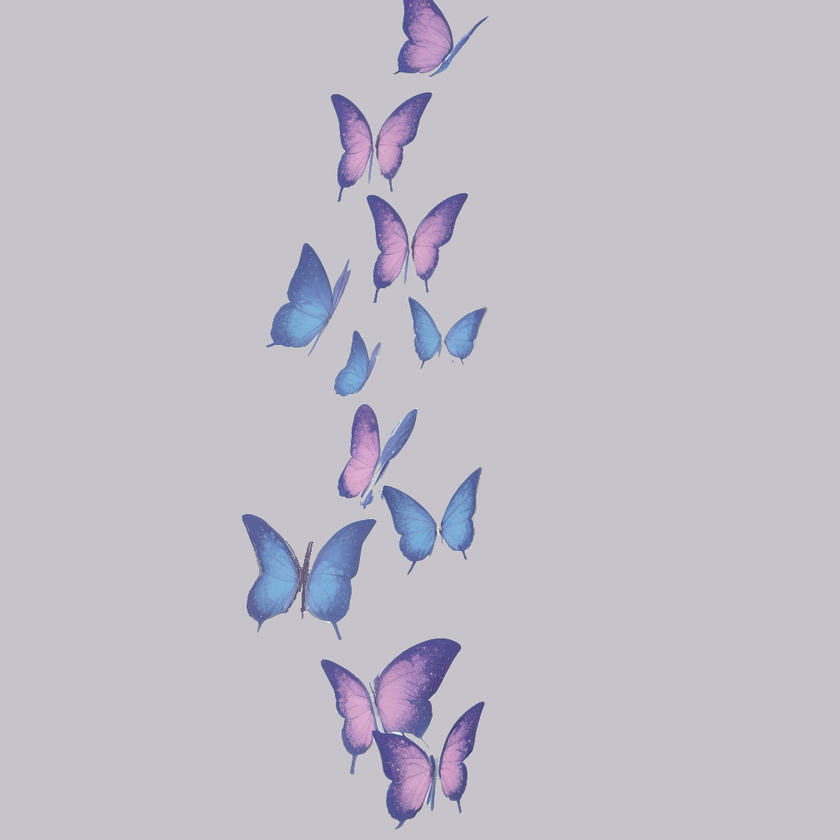
#> input picture butterflychallenge_testimg.png, 840 x 840 px, shrunk from 1008 x 1008 before the run
$ python -i z_experiment_applyroundedcorners_edgeblending.py   (imports and definitions only)
#> lines starting #> are read from the running program, lines starting #| are printed output that depends on the picture; after the words box and inside, x2 and y2 are one past the last pixel; in counts of white or black regions, pixels touching at a corner belong together
#> further down, picture is the input picture: PIL image 840x840 RGBA; mean R, G, B, A 192.8, 190.8, 200, 255
from PIL import ImageDraw

# Retry with the missing import added
def apply_rounded_corners_with_blending(image, corner_radius_ratio=0.15):
    """
    Apply rounded corners and strong blending at the edges to smoothly transition
    the image into the underlying canvas.

    :param image: PIL Image to process.
    :param corner_radius_ratio: Ratio of the image size used to determine the corner rounding.
    :return: Processed PIL Image with rounded corners and blended edges.
    """
#> called with corner_radius_ratio = 0.15
    image = image.convert("RGBA")  # Preserve full color with alpha channel
    width, height = image.size
#> width = 840; height = 840

    # Create a mask for rounded corners and edge blending
    mask = Image.new("L", (width, height), 255)
#> mask: PIL image 840x840 L; every value is 255
    corner_radius = int(min(width, height) * corner_radius_ratio)
#> corner_radius = 126

    # Generate rounded corner effect using an ellipse mask
    corner = Image.new("L", (corner_radius * 2, corner_radius * 2), 0)
#> corner: PIL image 252x252 L; every value is 0
    draw = ImageDraw.Draw(corner)
    draw.ellipse((0, 0, corner_radius * 2, corner_radius * 2), fill=255)

    # Apply corners to mask
    mask.paste(corner.crop((0, 0, corner_radius, corner_radius)), (0, 0))
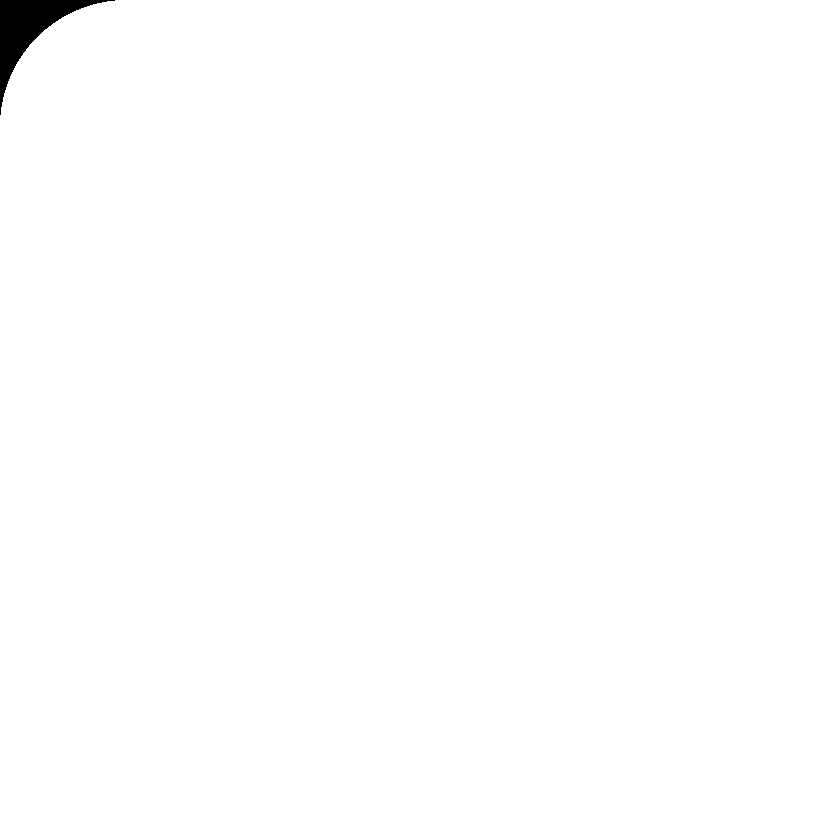
#> mask: PIL image 840x840 L; 99.5% white; 1 black region, box (x1, y1, x2, y2) and area: (0, 0, 115, 115) 3447
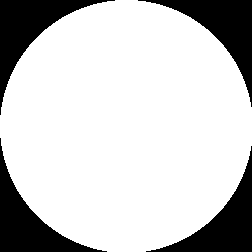
#> corner: PIL image 252x252 L; 79% white; 4 black regions, box (x1, y1, x2, y2) and area: (0, 0, 115, 115) 3447, (138, 0, 252, 107) 3332, (0, 138, 107, 252) 3332, (146, 146, 252, 252) 3218
    mask.paste(corner.crop((corner_radius, 0, corner_radius * 2, corner_radius)), (width - corner_radius, 0))
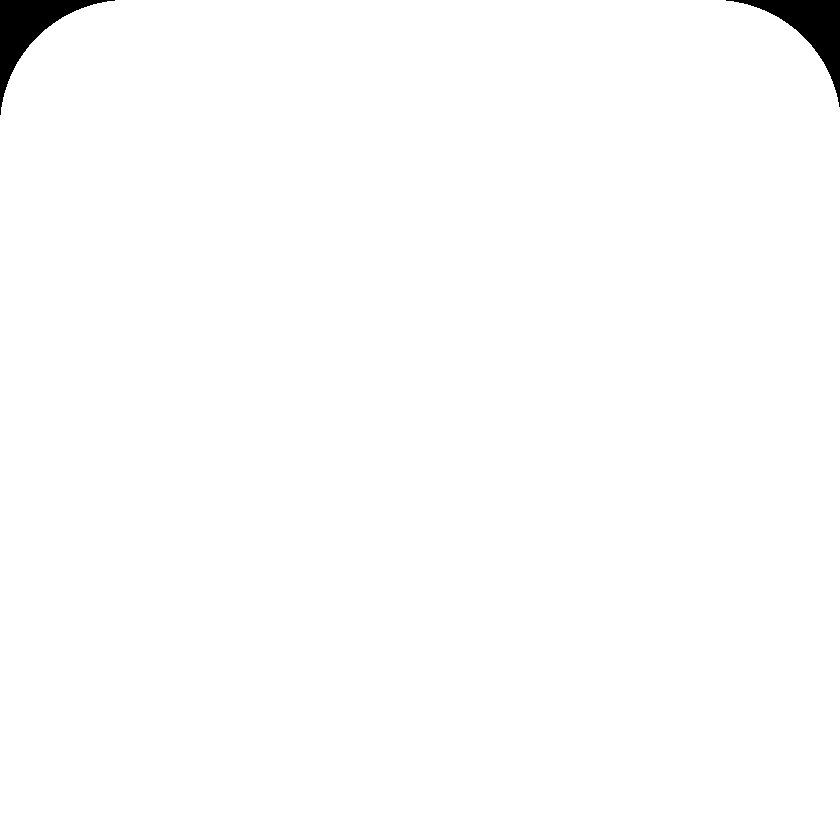
#> mask: PIL image 840x840 L; 99% white; 2 black regions, box (x1, y1, x2, y2) and area: (0, 0, 115, 115) 3447, (726, 0, 840, 107) 3332
    mask.paste(corner.crop((0, corner_radius, corner_radius, corner_radius * 2)), (0, height - corner_radius))
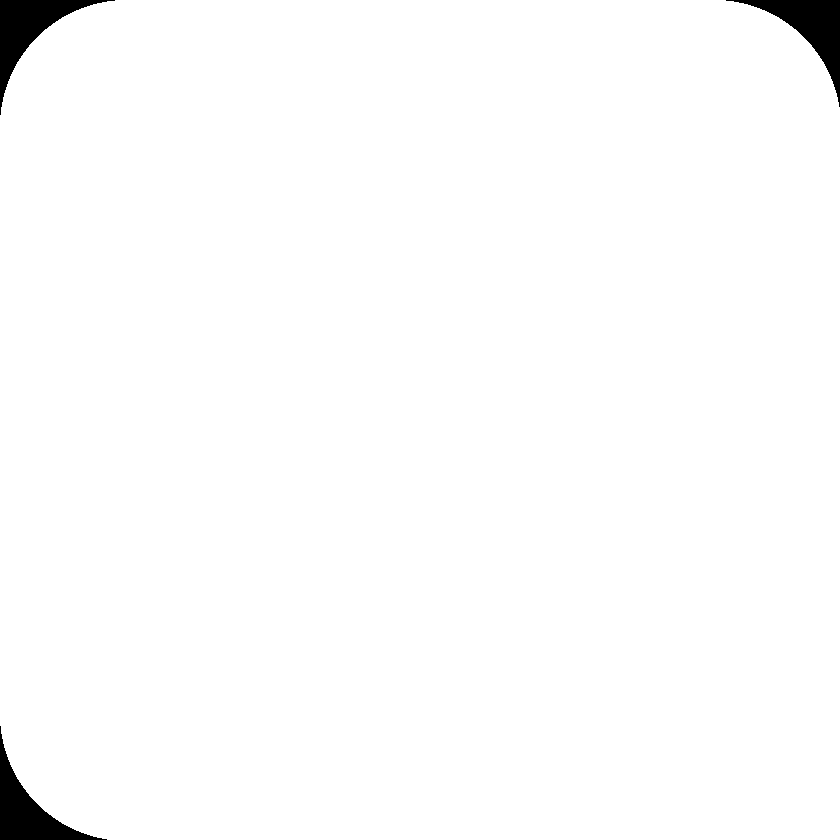
#> mask: PIL image 840x840 L; 98.6% white; 3 black regions, box (x1, y1, x2, y2) and area: (0, 0, 115, 115) 3447, (726, 0, 840, 107) 3332, (0, 726, 107, 840) 3332
    mask.paste(corner.crop((corner_radius, corner_radius, corner_radius * 2, corner_radius * 2)), (width - corner_radius, height - corner_radius))
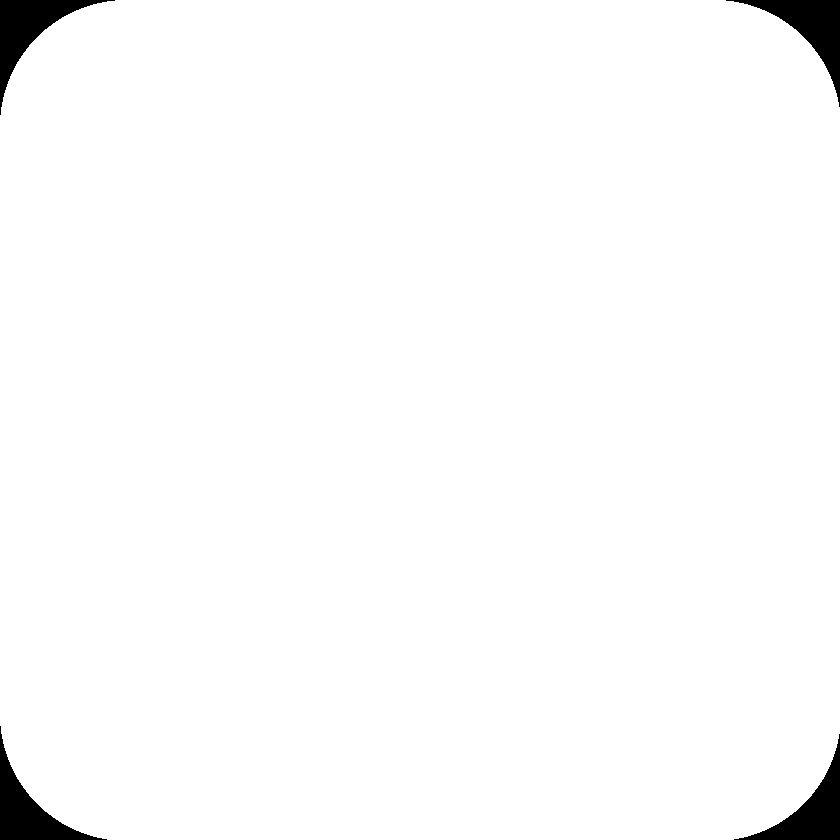
#> mask: PIL image 840x840 L; 98.1% white; 4 black regions, box (x1, y1, x2, y2) and area: (0, 0, 115, 115) 3447, (726, 0, 840, 107) 3332, (0, 726, 107, 840) 3332, (734, 734, 840, 840) 3218

    # Apply strong blending on edges
    for y in range(height):
        for x in range(width):
            dist_x = min(x, width - x)
            dist_y = min(y, height - y)
            edge_blend = min(dist_x, dist_y) / (width * 0.2)  # Blend within 20% of image width
            edge_blend = min(max(edge_blend, 0), 1)
            mask.putpixel((x, y), int(mask.getpixel((x, y)) * edge_blend))
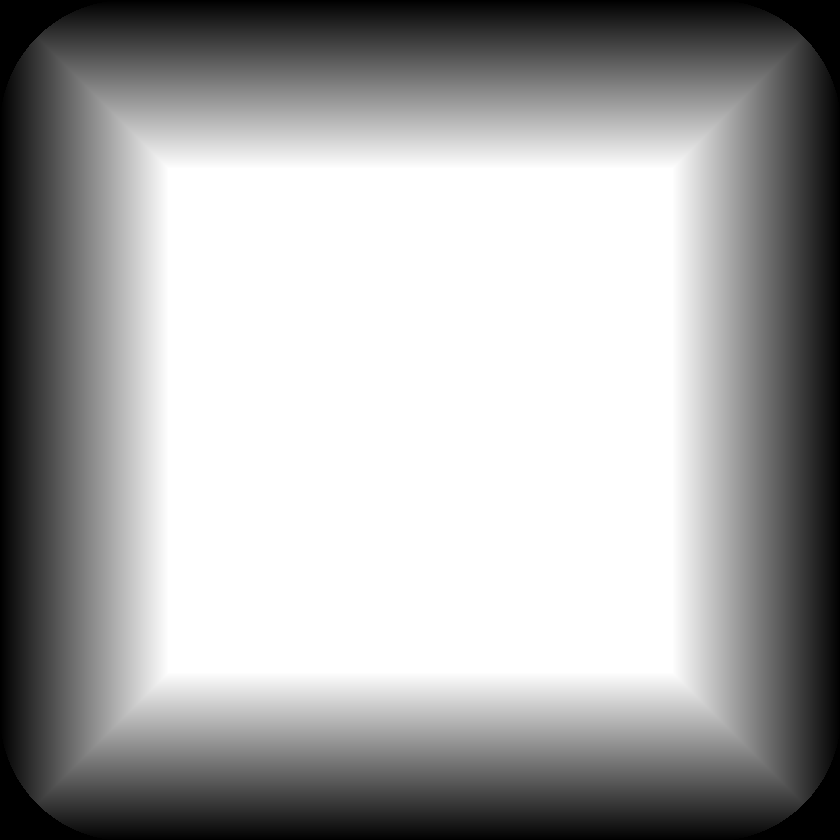
#> mask: PIL image 840x840 L; min 0, max 255, mean 166

    # Apply the rounded corners and edge blending mask
    blended_image = Image.new("RGBA", (width, height))
#> blended_image: PIL image 840x840 RGBA; every value is 0
    blended_image.paste(image, (0, 0), mask)
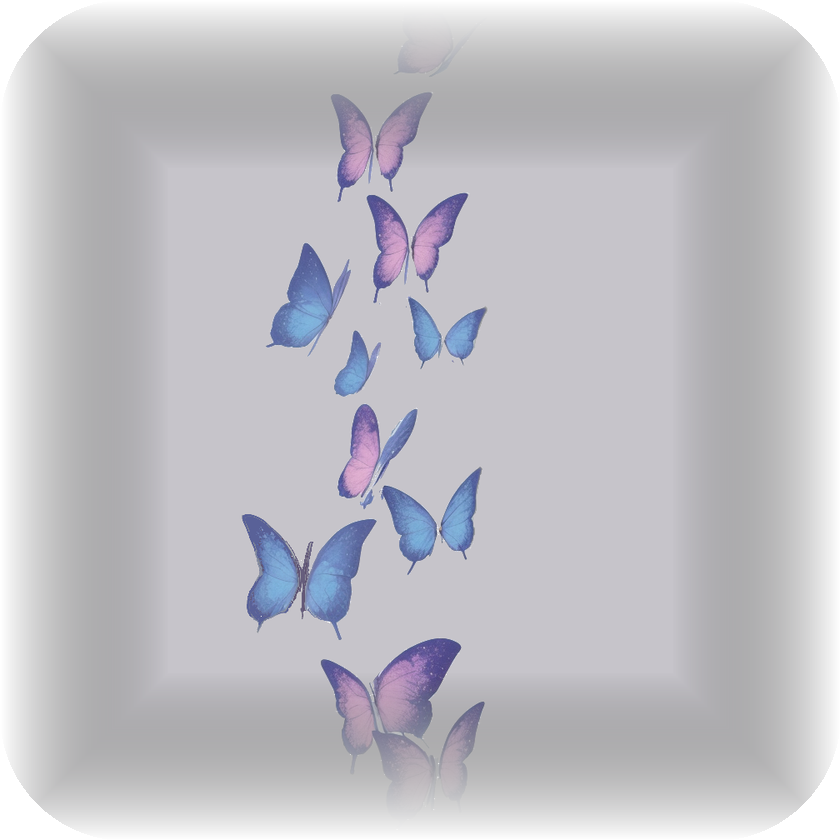
#> blended_image: PIL image 840x840 RGBA; mean R, G, B, A 124.4, 123.3, 129.9, 165.9; transparent parts drawn white

    return blended_image

# Apply rounded corners and blending effect
# [1 line that did not run here, left out]

# Save result for download
rounded_blended_path = "/mnt/data/rounded_blended.png"
# [4 lines not run here, left out]

>>> from PIL import Image
>>> picture = Image.open('butterflychallenge_testimg.png')
>>> result = apply_rounded_corners_with_blending(picture)
